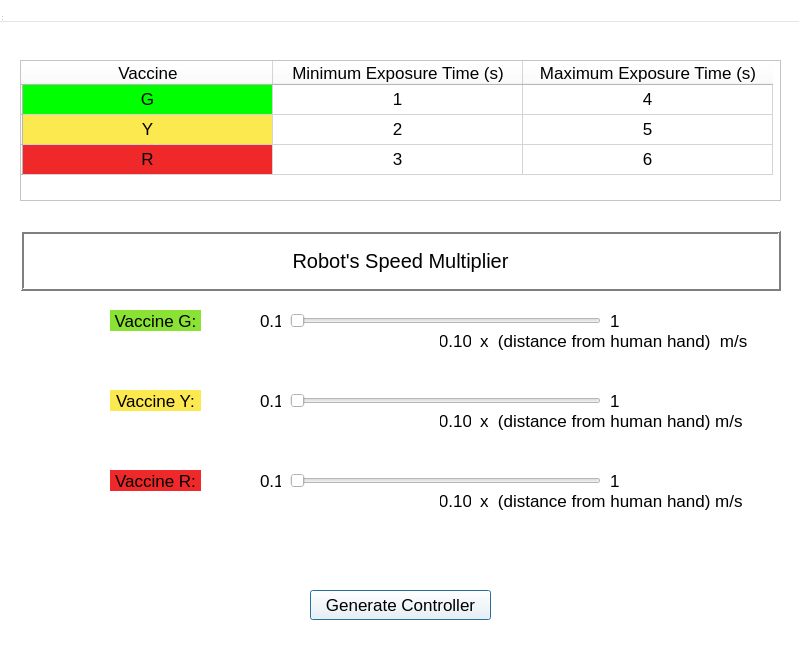
<?xml version="1.0" encoding="UTF-8"?>
<ui version="4.0">
 <class>MainWindow</class>
 <widget class="QDialog" name="MainWindow">
  <property name="geometry">
   <rect>
    <x>0</x>
    <y>0</y>
    <width>799</width>
    <height>665</height>
   </rect>
  </property>
  <property name="palette">
   <palette>
    <active>
     <colorrole role="WindowText">
      <brush brushstyle="SolidPattern">
       <color alpha="255">
        <red>0</red>
        <green>0</green>
        <blue>0</blue>
       </color>
      </brush>
     </colorrole>
     <colorrole role="Button">
      <brush brushstyle="SolidPattern">
       <color alpha="255">
        <red>255</red>
        <green>255</green>
        <blue>255</blue>
       </color>
      </brush>
     </colorrole>
     <colorrole role="Light">
      <brush brushstyle="SolidPattern">
       <color alpha="255">
        <red>255</red>
        <green>255</green>
        <blue>255</blue>
       </color>
      </brush>
     </colorrole>
     <colorrole role="Midlight">
      <brush brushstyle="SolidPattern">
       <color alpha="255">
        <red>255</red>
        <green>255</green>
        <blue>255</blue>
       </color>
      </brush>
     </colorrole>
     <colorrole role="Dark">
      <brush brushstyle="SolidPattern">
       <color alpha="255">
        <red>127</red>
        <green>127</green>
        <blue>127</blue>
       </color>
      </brush>
     </colorrole>
     <colorrole role="Mid">
      <brush brushstyle="SolidPattern">
       <color alpha="255">
        <red>170</red>
        <green>170</green>
        <blue>170</blue>
       </color>
      </brush>
     </colorrole>
     <colorrole role="Text">
      <brush brushstyle="SolidPattern">
       <color alpha="255">
        <red>0</red>
        <green>0</green>
        <blue>0</blue>
       </color>
      </brush>
     </colorrole>
     <colorrole role="BrightText">
      <brush brushstyle="SolidPattern">
       <color alpha="255">
        <red>255</red>
        <green>255</green>
        <blue>255</blue>
       </color>
      </brush>
     </colorrole>
     <colorrole role="ButtonText">
      <brush brushstyle="SolidPattern">
       <color alpha="255">
        <red>0</red>
        <green>0</green>
        <blue>0</blue>
       </color>
      </brush>
     </colorrole>
     <colorrole role="Base">
      <brush brushstyle="SolidPattern">
       <color alpha="255">
        <red>255</red>
        <green>255</green>
        <blue>255</blue>
       </color>
      </brush>
     </colorrole>
     <colorrole role="Window">
      <brush brushstyle="SolidPattern">
       <color alpha="255">
        <red>255</red>
        <green>255</green>
        <blue>255</blue>
       </color>
      </brush>
     </colorrole>
     <colorrole role="Shadow">
      <brush brushstyle="SolidPattern">
       <color alpha="255">
        <red>0</red>
        <green>0</green>
        <blue>0</blue>
       </color>
      </brush>
     </colorrole>
     <colorrole role="AlternateBase">
      <brush brushstyle="SolidPattern">
       <color alpha="255">
        <red>255</red>
        <green>255</green>
        <blue>255</blue>
       </color>
      </brush>
     </colorrole>
     <colorrole role="ToolTipBase">
      <brush brushstyle="SolidPattern">
       <color alpha="255">
        <red>255</red>
        <green>255</green>
        <blue>220</blue>
       </color>
      </brush>
     </colorrole>
     <colorrole role="ToolTipText">
      <brush brushstyle="SolidPattern">
       <color alpha="255">
        <red>0</red>
        <green>0</green>
        <blue>0</blue>
       </color>
      </brush>
     </colorrole>
    </active>
    <inactive>
     <colorrole role="WindowText">
      <brush brushstyle="SolidPattern">
       <color alpha="255">
        <red>0</red>
        <green>0</green>
        <blue>0</blue>
       </color>
      </brush>
     </colorrole>
     <colorrole role="Button">
      <brush brushstyle="SolidPattern">
       <color alpha="255">
        <red>255</red>
        <green>255</green>
        <blue>255</blue>
       </color>
      </brush>
     </colorrole>
     <colorrole role="Light">
      <brush brushstyle="SolidPattern">
       <color alpha="255">
        <red>255</red>
        <green>255</green>
        <blue>255</blue>
       </color>
      </brush>
     </colorrole>
     <colorrole role="Midlight">
      <brush brushstyle="SolidPattern">
       <color alpha="255">
        <red>255</red>
        <green>255</green>
        <blue>255</blue>
       </color>
      </brush>
     </colorrole>
     <colorrole role="Dark">
      <brush brushstyle="SolidPattern">
       <color alpha="255">
        <red>127</red>
        <green>127</green>
        <blue>127</blue>
       </color>
      </brush>
     </colorrole>
     <colorrole role="Mid">
      <brush brushstyle="SolidPattern">
       <color alpha="255">
        <red>170</red>
        <green>170</green>
        <blue>170</blue>
       </color>
      </brush>
     </colorrole>
     <colorrole role="Text">
      <brush brushstyle="SolidPattern">
       <color alpha="255">
        <red>0</red>
        <green>0</green>
        <blue>0</blue>
       </color>
      </brush>
     </colorrole>
     <colorrole role="BrightText">
      <brush brushstyle="SolidPattern">
       <color alpha="255">
        <red>255</red>
        <green>255</green>
        <blue>255</blue>
       </color>
      </brush>
     </colorrole>
     <colorrole role="ButtonText">
      <brush brushstyle="SolidPattern">
       <color alpha="255">
        <red>0</red>
        <green>0</green>
        <blue>0</blue>
       </color>
      </brush>
     </colorrole>
     <colorrole role="Base">
      <brush brushstyle="SolidPattern">
       <color alpha="255">
        <red>255</red>
        <green>255</green>
        <blue>255</blue>
       </color>
      </brush>
     </colorrole>
     <colorrole role="Window">
      <brush brushstyle="SolidPattern">
       <color alpha="255">
        <red>255</red>
        <green>255</green>
        <blue>255</blue>
       </color>
      </brush>
     </colorrole>
     <colorrole role="Shadow">
      <brush brushstyle="SolidPattern">
       <color alpha="255">
        <red>0</red>
        <green>0</green>
        <blue>0</blue>
       </color>
      </brush>
     </colorrole>
     <colorrole role="AlternateBase">
      <brush brushstyle="SolidPattern">
       <color alpha="255">
        <red>255</red>
        <green>255</green>
        <blue>255</blue>
       </color>
      </brush>
     </colorrole>
     <colorrole role="ToolTipBase">
      <brush brushstyle="SolidPattern">
       <color alpha="255">
        <red>255</red>
        <green>255</green>
        <blue>220</blue>
       </color>
      </brush>
     </colorrole>
     <colorrole role="ToolTipText">
      <brush brushstyle="SolidPattern">
       <color alpha="255">
        <red>0</red>
        <green>0</green>
        <blue>0</blue>
       </color>
      </brush>
     </colorrole>
    </inactive>
    <disabled>
     <colorrole role="WindowText">
      <brush brushstyle="SolidPattern">
       <color alpha="255">
        <red>127</red>
        <green>127</green>
        <blue>127</blue>
       </color>
      </brush>
     </colorrole>
     <colorrole role="Button">
      <brush brushstyle="SolidPattern">
       <color alpha="255">
        <red>255</red>
        <green>255</green>
        <blue>255</blue>
       </color>
      </brush>
     </colorrole>
     <colorrole role="Light">
      <brush brushstyle="SolidPattern">
       <color alpha="255">
        <red>255</red>
        <green>255</green>
        <blue>255</blue>
       </color>
      </brush>
     </colorrole>
     <colorrole role="Midlight">
      <brush brushstyle="SolidPattern">
       <color alpha="255">
        <red>255</red>
        <green>255</green>
        <blue>255</blue>
       </color>
      </brush>
     </colorrole>
     <colorrole role="Dark">
      <brush brushstyle="SolidPattern">
       <color alpha="255">
        <red>127</red>
        <green>127</green>
        <blue>127</blue>
       </color>
      </brush>
     </colorrole>
     <colorrole role="Mid">
      <brush brushstyle="SolidPattern">
       <color alpha="255">
        <red>170</red>
        <green>170</green>
        <blue>170</blue>
       </color>
      </brush>
     </colorrole>
     <colorrole role="Text">
      <brush brushstyle="SolidPattern">
       <color alpha="255">
        <red>127</red>
        <green>127</green>
        <blue>127</blue>
       </color>
      </brush>
     </colorrole>
     <colorrole role="BrightText">
      <brush brushstyle="SolidPattern">
       <color alpha="255">
        <red>255</red>
        <green>255</green>
        <blue>255</blue>
       </color>
      </brush>
     </colorrole>
     <colorrole role="ButtonText">
      <brush brushstyle="SolidPattern">
       <color alpha="255">
        <red>127</red>
        <green>127</green>
        <blue>127</blue>
       </color>
      </brush>
     </colorrole>
     <colorrole role="Base">
      <brush brushstyle="SolidPattern">
       <color alpha="255">
        <red>255</red>
        <green>255</green>
        <blue>255</blue>
       </color>
      </brush>
     </colorrole>
     <colorrole role="Window">
      <brush brushstyle="SolidPattern">
       <color alpha="255">
        <red>255</red>
        <green>255</green>
        <blue>255</blue>
       </color>
      </brush>
     </colorrole>
     <colorrole role="Shadow">
      <brush brushstyle="SolidPattern">
       <color alpha="255">
        <red>0</red>
        <green>0</green>
        <blue>0</blue>
       </color>
      </brush>
     </colorrole>
     <colorrole role="AlternateBase">
      <brush brushstyle="SolidPattern">
       <color alpha="255">
        <red>255</red>
        <green>255</green>
        <blue>255</blue>
       </color>
      </brush>
     </colorrole>
     <colorrole role="ToolTipBase">
      <brush brushstyle="SolidPattern">
       <color alpha="255">
        <red>255</red>
        <green>255</green>
        <blue>220</blue>
       </color>
      </brush>
     </colorrole>
     <colorrole role="ToolTipText">
      <brush brushstyle="SolidPattern">
       <color alpha="255">
        <red>0</red>
        <green>0</green>
        <blue>0</blue>
       </color>
      </brush>
     </colorrole>
    </disabled>
   </palette>
  </property>
  <property name="windowTitle">
   <string>MainWindow</string>
  </property>
  <widget class="QWidget" name="centralwidget" native="true">
   <property name="geometry">
    <rect>
     <x>0</x>
     <y>0</y>
     <width>791</width>
     <height>680</height>
    </rect>
   </property>
   <property name="font">
    <font>
     <pointsize>13</pointsize>
    </font>
   </property>
   <widget class="QTableWidget" name="tableWidget">
    <property name="geometry">
     <rect>
      <x>20</x>
      <y>60</y>
      <width>761</width>
      <height>141</height>
     </rect>
    </property>
    <attribute name="horizontalHeaderDefaultSectionSize">
     <number>250</number>
    </attribute>
    <row>
     <property name="text">
      <string/>
     </property>
    </row>
    <row>
     <property name="text">
      <string/>
     </property>
    </row>
    <row>
     <property name="text">
      <string/>
     </property>
    </row>
    <column>
     <property name="text">
      <string>Vaccine</string>
     </property>
    </column>
    <column>
     <property name="text">
      <string>Minimum Exposure Time (s)</string>
     </property>
    </column>
    <column>
     <property name="text">
      <string>Maximum Exposure Time (s)</string>
     </property>
    </column>
    <item row="0" column="0">
     <property name="text">
      <string>G</string>
     </property>
     <property name="textAlignment">
      <set>AlignCenter</set>
     </property>
     <property name="background">
      <brush brushstyle="SolidPattern">
       <color alpha="255">
        <red>0</red>
        <green>255</green>
        <blue>0</blue>
       </color>
      </brush>
     </property>
     <property name="foreground">
      <brush brushstyle="NoBrush">
       <color alpha="255">
        <red>0</red>
        <green>0</green>
        <blue>0</blue>
       </color>
      </brush>
     </property>
    </item>
    <item row="0" column="1">
     <property name="text">
      <string>1</string>
     </property>
     <property name="textAlignment">
      <set>AlignCenter</set>
     </property>
    </item>
    <item row="0" column="2">
     <property name="text">
      <string>4</string>
     </property>
     <property name="textAlignment">
      <set>AlignCenter</set>
     </property>
    </item>
    <item row="1" column="0">
     <property name="text">
      <string>Y</string>
     </property>
     <property name="textAlignment">
      <set>AlignCenter</set>
     </property>
     <property name="background">
      <brush brushstyle="SolidPattern">
       <color alpha="255">
        <red>252</red>
        <green>233</green>
        <blue>79</blue>
       </color>
      </brush>
     </property>
    </item>
    <item row="1" column="1">
     <property name="text">
      <string>2</string>
     </property>
     <property name="textAlignment">
      <set>AlignCenter</set>
     </property>
    </item>
    <item row="1" column="2">
     <property name="text">
      <string>5</string>
     </property>
     <property name="textAlignment">
      <set>AlignCenter</set>
     </property>
    </item>
    <item row="2" column="0">
     <property name="text">
      <string>R</string>
     </property>
     <property name="textAlignment">
      <set>AlignCenter</set>
     </property>
     <property name="background">
      <brush brushstyle="SolidPattern">
       <color alpha="255">
        <red>239</red>
        <green>41</green>
        <blue>41</blue>
       </color>
      </brush>
     </property>
    </item>
    <item row="2" column="1">
     <property name="text">
      <string>3</string>
     </property>
     <property name="textAlignment">
      <set>AlignCenter</set>
     </property>
    </item>
    <item row="2" column="2">
     <property name="text">
      <string>6</string>
     </property>
     <property name="textAlignment">
      <set>AlignCenter</set>
     </property>
    </item>
   </widget>
   <widget class="QSlider" name="horizontalSlider">
    <property name="geometry">
     <rect>
      <x>290</x>
      <y>280</y>
      <width>311</width>
      <height>81</height>
     </rect>
    </property>
    <property name="minimum">
     <number>10</number>
    </property>
    <property name="maximum">
     <number>100</number>
    </property>
    <property name="orientation">
     <enum>Qt::Horizontal</enum>
    </property>
   </widget>
   <widget class="QSlider" name="horizontalSlider_2">
    <property name="geometry">
     <rect>
      <x>290</x>
      <y>360</y>
      <width>311</width>
      <height>81</height>
     </rect>
    </property>
    <property name="minimum">
     <number>10</number>
    </property>
    <property name="maximum">
     <number>100</number>
    </property>
    <property name="orientation">
     <enum>Qt::Horizontal</enum>
    </property>
   </widget>
   <widget class="QSlider" name="horizontalSlider_3">
    <property name="geometry">
     <rect>
      <x>290</x>
      <y>440</y>
      <width>311</width>
      <height>81</height>
     </rect>
    </property>
    <property name="minimum">
     <number>10</number>
    </property>
    <property name="maximum">
     <number>100</number>
    </property>
    <property name="orientation">
     <enum>Qt::Horizontal</enum>
    </property>
   </widget>
   <widget class="QLabel" name="label">
    <property name="geometry">
     <rect>
      <x>20</x>
      <y>230</y>
      <width>761</width>
      <height>61</height>
     </rect>
    </property>
    <property name="palette">
     <palette>
      <active>
       <colorrole role="WindowText">
        <brush brushstyle="SolidPattern">
         <color alpha="255">
          <red>0</red>
          <green>0</green>
          <blue>0</blue>
         </color>
        </brush>
       </colorrole>
       <colorrole role="Button">
        <brush brushstyle="SolidPattern">
         <color alpha="255">
          <red>255</red>
          <green>255</green>
          <blue>255</blue>
         </color>
        </brush>
       </colorrole>
       <colorrole role="Light">
        <brush brushstyle="SolidPattern">
         <color alpha="255">
          <red>255</red>
          <green>255</green>
          <blue>255</blue>
         </color>
        </brush>
       </colorrole>
       <colorrole role="Midlight">
        <brush brushstyle="SolidPattern">
         <color alpha="255">
          <red>255</red>
          <green>255</green>
          <blue>255</blue>
         </color>
        </brush>
       </colorrole>
       <colorrole role="Dark">
        <brush brushstyle="SolidPattern">
         <color alpha="255">
          <red>127</red>
          <green>127</green>
          <blue>127</blue>
         </color>
        </brush>
       </colorrole>
       <colorrole role="Mid">
        <brush brushstyle="SolidPattern">
         <color alpha="255">
          <red>170</red>
          <green>170</green>
          <blue>170</blue>
         </color>
        </brush>
       </colorrole>
       <colorrole role="Text">
        <brush brushstyle="SolidPattern">
         <color alpha="255">
          <red>0</red>
          <green>0</green>
          <blue>0</blue>
         </color>
        </brush>
       </colorrole>
       <colorrole role="BrightText">
        <brush brushstyle="SolidPattern">
         <color alpha="255">
          <red>255</red>
          <green>255</green>
          <blue>255</blue>
         </color>
        </brush>
       </colorrole>
       <colorrole role="ButtonText">
        <brush brushstyle="SolidPattern">
         <color alpha="255">
          <red>0</red>
          <green>0</green>
          <blue>0</blue>
         </color>
        </brush>
       </colorrole>
       <colorrole role="Base">
        <brush brushstyle="SolidPattern">
         <color alpha="255">
          <red>255</red>
          <green>255</green>
          <blue>255</blue>
         </color>
        </brush>
       </colorrole>
       <colorrole role="Window">
        <brush brushstyle="SolidPattern">
         <color alpha="255">
          <red>255</red>
          <green>255</green>
          <blue>255</blue>
         </color>
        </brush>
       </colorrole>
       <colorrole role="Shadow">
        <brush brushstyle="SolidPattern">
         <color alpha="255">
          <red>0</red>
          <green>0</green>
          <blue>0</blue>
         </color>
        </brush>
       </colorrole>
       <colorrole role="AlternateBase">
        <brush brushstyle="SolidPattern">
         <color alpha="255">
          <red>255</red>
          <green>255</green>
          <blue>255</blue>
         </color>
        </brush>
       </colorrole>
       <colorrole role="ToolTipBase">
        <brush brushstyle="SolidPattern">
         <color alpha="255">
          <red>255</red>
          <green>255</green>
          <blue>220</blue>
         </color>
        </brush>
       </colorrole>
       <colorrole role="ToolTipText">
        <brush brushstyle="SolidPattern">
         <color alpha="255">
          <red>0</red>
          <green>0</green>
          <blue>0</blue>
         </color>
        </brush>
       </colorrole>
      </active>
      <inactive>
       <colorrole role="WindowText">
        <brush brushstyle="SolidPattern">
         <color alpha="255">
          <red>0</red>
          <green>0</green>
          <blue>0</blue>
         </color>
        </brush>
       </colorrole>
       <colorrole role="Button">
        <brush brushstyle="SolidPattern">
         <color alpha="255">
          <red>255</red>
          <green>255</green>
          <blue>255</blue>
         </color>
        </brush>
       </colorrole>
       <colorrole role="Light">
        <brush brushstyle="SolidPattern">
         <color alpha="255">
          <red>255</red>
          <green>255</green>
          <blue>255</blue>
         </color>
        </brush>
       </colorrole>
       <colorrole role="Midlight">
        <brush brushstyle="SolidPattern">
         <color alpha="255">
          <red>255</red>
          <green>255</green>
          <blue>255</blue>
         </color>
        </brush>
       </colorrole>
       <colorrole role="Dark">
        <brush brushstyle="SolidPattern">
         <color alpha="255">
          <red>127</red>
          <green>127</green>
          <blue>127</blue>
         </color>
        </brush>
       </colorrole>
       <colorrole role="Mid">
        <brush brushstyle="SolidPattern">
         <color alpha="255">
          <red>170</red>
          <green>170</green>
          <blue>170</blue>
         </color>
        </brush>
       </colorrole>
       <colorrole role="Text">
        <brush brushstyle="SolidPattern">
         <color alpha="255">
          <red>0</red>
          <green>0</green>
          <blue>0</blue>
         </color>
        </brush>
       </colorrole>
       <colorrole role="BrightText">
        <brush brushstyle="SolidPattern">
         <color alpha="255">
          <red>255</red>
          <green>255</green>
          <blue>255</blue>
         </color>
        </brush>
       </colorrole>
       <colorrole role="ButtonText">
        <brush brushstyle="SolidPattern">
         <color alpha="255">
          <red>0</red>
          <green>0</green>
          <blue>0</blue>
         </color>
        </brush>
       </colorrole>
       <colorrole role="Base">
        <brush brushstyle="SolidPattern">
         <color alpha="255">
          <red>255</red>
          <green>255</green>
          <blue>255</blue>
         </color>
        </brush>
       </colorrole>
       <colorrole role="Window">
        <brush brushstyle="SolidPattern">
         <color alpha="255">
          <red>255</red>
          <green>255</green>
          <blue>255</blue>
         </color>
        </brush>
       </colorrole>
       <colorrole role="Shadow">
        <brush brushstyle="SolidPattern">
         <color alpha="255">
          <red>0</red>
          <green>0</green>
          <blue>0</blue>
         </color>
        </brush>
       </colorrole>
       <colorrole role="AlternateBase">
        <brush brushstyle="SolidPattern">
         <color alpha="255">
          <red>255</red>
          <green>255</green>
          <blue>255</blue>
         </color>
        </brush>
       </colorrole>
       <colorrole role="ToolTipBase">
        <brush brushstyle="SolidPattern">
         <color alpha="255">
          <red>255</red>
          <green>255</green>
          <blue>220</blue>
         </color>
        </brush>
       </colorrole>
       <colorrole role="ToolTipText">
        <brush brushstyle="SolidPattern">
         <color alpha="255">
          <red>0</red>
          <green>0</green>
          <blue>0</blue>
         </color>
        </brush>
       </colorrole>
      </inactive>
      <disabled>
       <colorrole role="WindowText">
        <brush brushstyle="SolidPattern">
         <color alpha="255">
          <red>127</red>
          <green>127</green>
          <blue>127</blue>
         </color>
        </brush>
       </colorrole>
       <colorrole role="Button">
        <brush brushstyle="SolidPattern">
         <color alpha="255">
          <red>255</red>
          <green>255</green>
          <blue>255</blue>
         </color>
        </brush>
       </colorrole>
       <colorrole role="Light">
        <brush brushstyle="SolidPattern">
         <color alpha="255">
          <red>255</red>
          <green>255</green>
          <blue>255</blue>
         </color>
        </brush>
       </colorrole>
       <colorrole role="Midlight">
        <brush brushstyle="SolidPattern">
         <color alpha="255">
          <red>255</red>
          <green>255</green>
          <blue>255</blue>
         </color>
        </brush>
       </colorrole>
       <colorrole role="Dark">
        <brush brushstyle="SolidPattern">
         <color alpha="255">
          <red>127</red>
          <green>127</green>
          <blue>127</blue>
         </color>
        </brush>
       </colorrole>
       <colorrole role="Mid">
        <brush brushstyle="SolidPattern">
         <color alpha="255">
          <red>170</red>
          <green>170</green>
          <blue>170</blue>
         </color>
        </brush>
       </colorrole>
       <colorrole role="Text">
        <brush brushstyle="SolidPattern">
         <color alpha="255">
          <red>127</red>
          <green>127</green>
          <blue>127</blue>
         </color>
        </brush>
       </colorrole>
       <colorrole role="BrightText">
        <brush brushstyle="SolidPattern">
         <color alpha="255">
          <red>255</red>
          <green>255</green>
          <blue>255</blue>
         </color>
        </brush>
       </colorrole>
       <colorrole role="ButtonText">
        <brush brushstyle="SolidPattern">
         <color alpha="255">
          <red>127</red>
          <green>127</green>
          <blue>127</blue>
         </color>
        </brush>
       </colorrole>
       <colorrole role="Base">
        <brush brushstyle="SolidPattern">
         <color alpha="255">
          <red>255</red>
          <green>255</green>
          <blue>255</blue>
         </color>
        </brush>
       </colorrole>
       <colorrole role="Window">
        <brush brushstyle="SolidPattern">
         <color alpha="255">
          <red>255</red>
          <green>255</green>
          <blue>255</blue>
         </color>
        </brush>
       </colorrole>
       <colorrole role="Shadow">
        <brush brushstyle="SolidPattern">
         <color alpha="255">
          <red>0</red>
          <green>0</green>
          <blue>0</blue>
         </color>
        </brush>
       </colorrole>
       <colorrole role="AlternateBase">
        <brush brushstyle="SolidPattern">
         <color alpha="255">
          <red>255</red>
          <green>255</green>
          <blue>255</blue>
         </color>
        </brush>
       </colorrole>
       <colorrole role="ToolTipBase">
        <brush brushstyle="SolidPattern">
         <color alpha="255">
          <red>255</red>
          <green>255</green>
          <blue>220</blue>
         </color>
        </brush>
       </colorrole>
       <colorrole role="ToolTipText">
        <brush brushstyle="SolidPattern">
         <color alpha="255">
          <red>0</red>
          <green>0</green>
          <blue>0</blue>
         </color>
        </brush>
       </colorrole>
      </disabled>
     </palette>
    </property>
    <property name="font">
     <font>
      <pointsize>15</pointsize>
     </font>
    </property>
    <property name="autoFillBackground">
     <bool>false</bool>
    </property>
    <property name="frameShape">
     <enum>QFrame::Box</enum>
    </property>
    <property name="frameShadow">
     <enum>QFrame::Raised</enum>
    </property>
    <property name="lineWidth">
     <number>2</number>
    </property>
    <property name="midLineWidth">
     <number>0</number>
    </property>
    <property name="text">
     <string>Robot's Speed Multiplier</string>
    </property>
    <property name="alignment">
     <set>Qt::AlignCenter</set>
    </property>
   </widget>
   <widget class="QLabel" name="label_2">
    <property name="geometry">
     <rect>
      <x>110</x>
      <y>310</y>
      <width>91</width>
      <height>21</height>
     </rect>
    </property>
    <property name="autoFillBackground">
     <bool>false</bool>
    </property>
    <property name="styleSheet">
     <string notr="true">background-color: rgb(138, 226, 52);</string>
    </property>
    <property name="text">
     <string>Vaccine G:</string>
    </property>
    <property name="alignment">
     <set>Qt::AlignCenter</set>
    </property>
   </widget>
   <widget class="QLabel" name="label_3">
    <property name="geometry">
     <rect>
      <x>110</x>
      <y>390</y>
      <width>91</width>
      <height>21</height>
     </rect>
    </property>
    <property name="autoFillBackground">
     <bool>false</bool>
    </property>
    <property name="styleSheet">
     <string notr="true">background-color: rgb(252, 233, 79);</string>
    </property>
    <property name="text">
     <string>Vaccine Y:</string>
    </property>
    <property name="alignment">
     <set>Qt::AlignCenter</set>
    </property>
   </widget>
   <widget class="QLabel" name="label_4">
    <property name="geometry">
     <rect>
      <x>110</x>
      <y>470</y>
      <width>91</width>
      <height>21</height>
     </rect>
    </property>
    <property name="autoFillBackground">
     <bool>false</bool>
    </property>
    <property name="styleSheet">
     <string notr="true">background-color: rgb(239, 41, 41);</string>
    </property>
    <property name="text">
     <string>Vaccine R:</string>
    </property>
    <property name="alignment">
     <set>Qt::AlignCenter</set>
    </property>
   </widget>
   <widget class="QLabel" name="label_5">
    <property name="geometry">
     <rect>
      <x>260</x>
      <y>310</y>
      <width>21</width>
      <height>21</height>
     </rect>
    </property>
    <property name="text">
     <string>0.1</string>
    </property>
   </widget>
   <widget class="QLabel" name="label_6">
    <property name="geometry">
     <rect>
      <x>260</x>
      <y>390</y>
      <width>21</width>
      <height>21</height>
     </rect>
    </property>
    <property name="text">
     <string>0.1</string>
    </property>
   </widget>
   <widget class="QLabel" name="label_7">
    <property name="geometry">
     <rect>
      <x>260</x>
      <y>470</y>
      <width>21</width>
      <height>21</height>
     </rect>
    </property>
    <property name="text">
     <string>0.1</string>
    </property>
   </widget>
   <widget class="QLabel" name="label_8">
    <property name="geometry">
     <rect>
      <x>610</x>
      <y>310</y>
      <width>31</width>
      <height>21</height>
     </rect>
    </property>
    <property name="text">
     <string>1</string>
    </property>
   </widget>
   <widget class="QLabel" name="label_9">
    <property name="geometry">
     <rect>
      <x>610</x>
      <y>390</y>
      <width>31</width>
      <height>21</height>
     </rect>
    </property>
    <property name="text">
     <string>1</string>
    </property>
   </widget>
   <widget class="QLabel" name="label_10">
    <property name="geometry">
     <rect>
      <x>610</x>
      <y>470</y>
      <width>31</width>
      <height>21</height>
     </rect>
    </property>
    <property name="text">
     <string>1</string>
    </property>
   </widget>
   <widget class="QLabel" name="label_12">
    <property name="geometry">
     <rect>
      <x>440</x>
      <y>330</y>
      <width>31</width>
      <height>21</height>
     </rect>
    </property>
    <property name="text">
     <string>0.10</string>
    </property>
    <property name="alignment">
     <set>Qt::AlignCenter</set>
    </property>
   </widget>
   <widget class="QLabel" name="label_13">
    <property name="geometry">
     <rect>
      <x>440</x>
      <y>410</y>
      <width>31</width>
      <height>21</height>
     </rect>
    </property>
    <property name="text">
     <string>0.10</string>
    </property>
    <property name="alignment">
     <set>Qt::AlignCenter</set>
    </property>
   </widget>
   <widget class="QLabel" name="label_14">
    <property name="geometry">
     <rect>
      <x>440</x>
      <y>490</y>
      <width>31</width>
      <height>21</height>
     </rect>
    </property>
    <property name="text">
     <string>0.10</string>
    </property>
    <property name="alignment">
     <set>Qt::AlignCenter</set>
    </property>
   </widget>
   <widget class="QPushButton" name="generateControllerButton">
    <property name="geometry">
     <rect>
      <x>310</x>
      <y>590</y>
      <width>181</width>
      <height>30</height>
     </rect>
    </property>
    <property name="text">
     <string>Generate Controller</string>
    </property>
   </widget>
   <widget class="QLabel" name="label_15">
    <property name="geometry">
     <rect>
      <x>480</x>
      <y>330</y>
      <width>281</width>
      <height>21</height>
     </rect>
    </property>
    <property name="text">
     <string>x  (distance from human hand)  m/s</string>
    </property>
   </widget>
   <widget class="QLabel" name="label_16">
    <property name="geometry">
     <rect>
      <x>480</x>
      <y>410</y>
      <width>281</width>
      <height>21</height>
     </rect>
    </property>
    <property name="text">
     <string>x  (distance from human hand) m/s</string>
    </property>
   </widget>
   <widget class="QLabel" name="label_17">
    <property name="geometry">
     <rect>
      <x>480</x>
      <y>490</y>
      <width>271</width>
      <height>21</height>
     </rect>
    </property>
    <property name="text">
     <string>x  (distance from human hand) m/s</string>
    </property>
   </widget>
  </widget>
  <widget class="QMenuBar" name="menubar">
   <property name="geometry">
    <rect>
     <x>0</x>
     <y>0</y>
     <width>799</width>
     <height>22</height>
    </rect>
   </property>
  </widget>
  <widget class="QStatusBar" name="statusbar">
   <property name="geometry">
    <rect>
     <x>0</x>
     <y>0</y>
     <width>3</width>
     <height>22</height>
    </rect>
   </property>
  </widget>
 </widget>
 <resources/>
 <connections/>
</ui>
